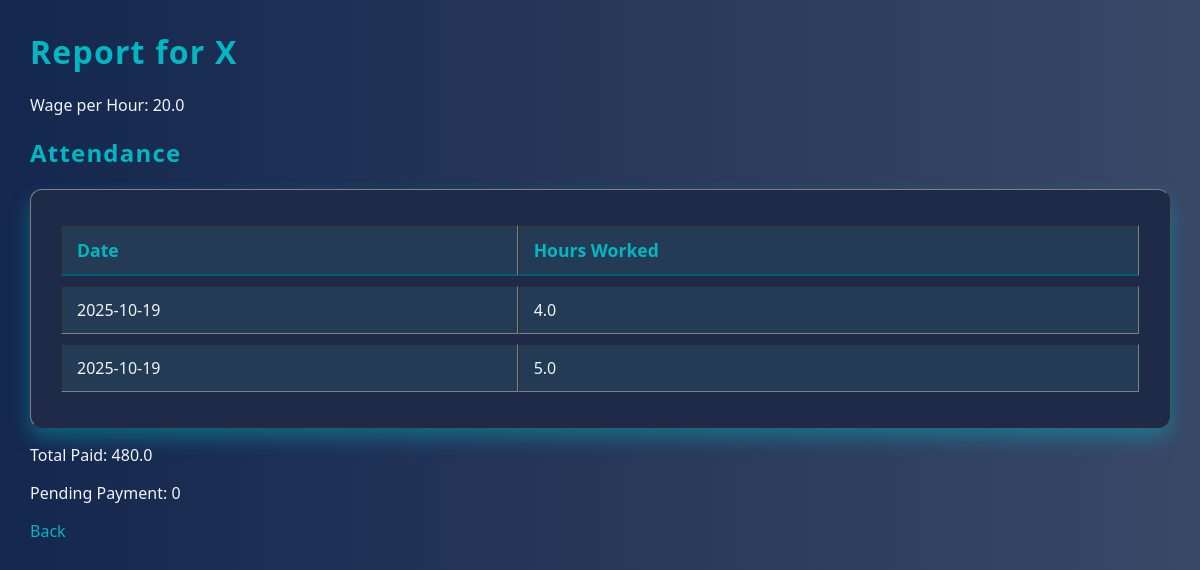
The page /report/1 on the database its author committed.
### tables this page shows
CREATE TABLE Worker (
            WorkerID INTEGER PRIMARY KEY AUTOINCREMENT,
            Name TEXT NOT NULL,
            Age INTEGER,
            Contact TEXT,
            WageRate REAL
        );

CREATE TABLE Attendance (
            AttendanceID INTEGER PRIMARY KEY AUTOINCREMENT,
            WorkerID INTEGER,
            WorkDate TEXT,
            HoursWorked REAL,
            FOREIGN KEY(WorkerID) REFERENCES Worker(WorkerID)
        );

### app.py (the view)
@app.route('/report/<int:worker_id>')
def report(worker_id):
    conn = get_db_connection()
    worker = conn.execute("SELECT Name, WageRate FROM Worker WHERE WorkerID=?", (worker_id,)).fetchone()
    attendance = conn.execute("SELECT WorkDate, HoursWorked FROM Attendance WHERE WorkerID=?", (worker_id,)).fetchall()
    total_paid = conn.execute("SELECT SUM(AmountPaid) FROM Payment WHERE WorkerID=?", (worker_id,)).fetchone()[0] or 0
    total_earned = sum([row['HoursWorked'] * worker['WageRate'] for row in attendance])
    pending = max(total_earned - total_paid, 0)  # prevent negative
    conn.close()
    return render_template('report.html', worker=worker, attendance=attendance,
                           total_paid=total_paid, pending=pending)

### app.py (called while the page is built)
def get_db_connection():
    conn = sqlite3.connect(DATABASE)
    conn.row_factory = sqlite3.Row  # Access columns by name
    return conn

### templates/report.html (shortened to what this page needs)
<!DOCTYPE html>
<html>
<head>
    <link rel="stylesheet" type="text/css" href="{{ url_for('static', filename='style.css') }}">
</head>
<body>
    <h1>Report for {{ worker[0] }}</h1>
    <p>Wage per Hour: {{ worker[1] }}</p>
    <h2>Attendance</h2>
    <table border="1">
        <tr><th>Date</th><th>Hours Worked</th></tr>
        {% for a in attendance %}
        <tr>
            <td>{{ a[0] }}</td>
            <td>{{ a[1] }}</td>
        </tr>
        {% endfor %}
    </table>
    <p>Total Paid: {{ total_paid }}</p>
    <p>Pending Payment: {{ pending }}</p>
    <a href="/">Back</a>
</body>
</html>

### static/style.css (style rules this page uses)
body { font-family: 'Segoe UI', Tahoma, Geneva, Verdana, sans-serif; background: linear-gradient(to right, #14274E, #394867); color: #F0F4F8; margin: 30px; }
h1, h2 { color: #00B7C2; font-weight: 600; letter-spacing: 1.2px; }
a { color: #00B7C2; text-decoration: none; margin-right: 20px; font-weight: 500; transition: color 0.3s ease; }
form, table, .container { background-color: #1E2A47; padding: 25px 30px; border-radius: 12px; box-shadow: 0 10px 20px rgba(0, 183, 194, 0.4); margin-top: 20px; }
table { width: 100%; border-collapse: separate; border-spacing: 0 10px; }
th, td { padding: 12px 15px; text-align: left; }
th { color: #00B7C2; font-weight: 600; font-size: 1.1em; border-bottom: 2px solid #005F73; }
tr { background-color: #243B55; border-radius: 10px; transition: background-color 0.3s ease; }

### rows shown on the page
Worker: Name "X", WageRate "20.0"
Attendance: WorkDate "2025-10-19", HoursWorked "4.0"
Attendance: WorkDate "2025-10-19", HoursWorked "5.0"

### other values the page prints
{{ total_paid }} "480.0"
{{ pending }} "0"
